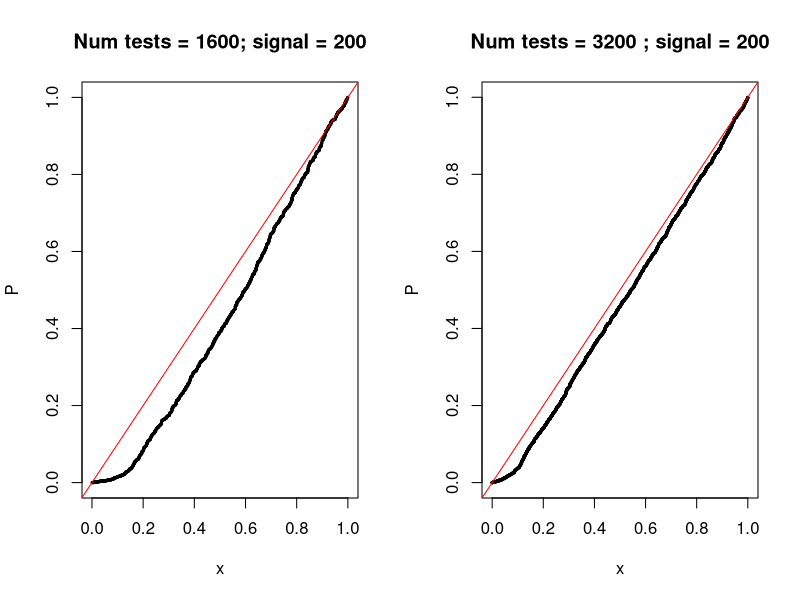
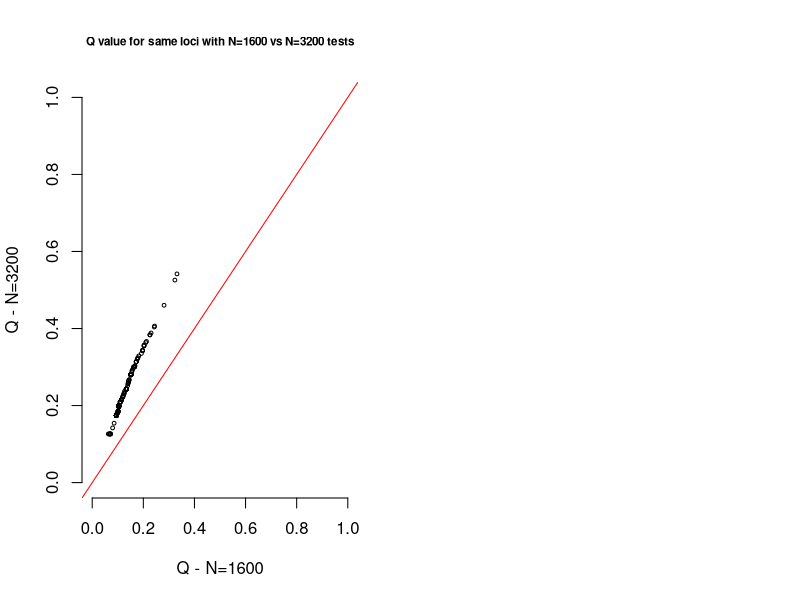

Source code (R) for these figures, in order:
# Simulation to observe the effect of increasing number of tests 
# on the Q-value of real signal

.qqplot <- function(P) {
    x <- runif(length(P))
    qqplot(x,P,cex=0.3)
    abline(0,1,col='red')
}

N <- 1600  # num tests
n <- 200   # num true signals
p1 <- rexp(n, rate=100) # signal

p2 <- runif(N-n) # noise
P <- c(p1,p2); qv1 <- p.adjust(P,method="BH")

par(mfrow=c(1,2))
.qqplot(P)
title("Num tests = 1600; signal = 200")

# now double the number of tests
N <- 1600 * 2
p2 <- runif(N-n)
P <- c(p1,p2); qv2 <- p.adjust(P,method="BH")
.qqplot(P)
title("Num tests = 3200 ; signal = 200")

# compare Q value for same loci before and after increasing num tests
plot(qv1[1:n],qv2[1:n], xlab="Q - N=1600",ylab="Q - N=3200", cex=0.5,
     bty='n',xlim=c(0,1),ylim=c(0,1))
abline(0,1,col='red')
title("Q value for same loci with N=1600 vs N=3200 tests",cex.main=0.7)
 
x <- summary(lm(qv2[1:n]~qv1[1:n]))$coef[2,1]
cat(sprintf("Slope of Q for N=3200 vs N=1600: %1.2f", x))
cat("")
